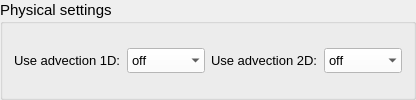
           <widget class="QgsCollapsibleGroupBox" name="group_physical">
            <property name="font">
             <font>
              <pointsize>11</pointsize>
             </font>
            </property>
            <property name="title">
             <string>Physical settings</string>
            </property>
            <layout class="QGridLayout" name="gridLayout_2">
             <item row="0" column="0">
              <widget class="QLabel" name="label_10">
               <property name="font">
                <font>
                 <pointsize>10</pointsize>
                </font>
               </property>
               <property name="text">
                <string>Use advection 1D:</string>
               </property>
              </widget>
             </item>
             <item row="0" column="1">
              <widget class="QComboBox" name="use_advection_1d">
               <property name="minimumSize">
                <size>
                 <width>0</width>
                 <height>25</height>
                </size>
               </property>
               <property name="font">
                <font>
                 <pointsize>10</pointsize>
                </font>
               </property>
               <property name="styleSheet">
                <string notr="true">QComboBox {background-color:white; selection-background-color: lightgray;}</string>
               </property>
               <property name="frame">
                <bool>false</bool>
               </property>
               <item>
                <property name="text">
                 <string>off</string>
                </property>
               </item>
               <item>
                <property name="text">
                 <string>standard</string>
                </property>
               </item>
              </widget>
             </item>
             <item row="0" column="2">
              <widget class="QLabel" name="label_11">
               <property name="font">
                <font>
                 <pointsize>10</pointsize>
                </font>
               </property>
               <property name="text">
                <string>Use advection 2D:</string>
               </property>
              </widget>
             </item>
             <item row="0" column="3">
              <widget class="QComboBox" name="use_advection_2d">
               <property name="minimumSize">
                <size>
                 <width>0</width>
                 <height>25</height>
                </size>
               </property>
               <property name="font">
                <font>
                 <pointsize>10</pointsize>
                </font>
               </property>
               <property name="styleSheet">
                <string notr="true">QComboBox {background-color:white; selection-background-color: lightgray;}</string>
               </property>
               <property name="frame">
                <bool>false</bool>
               </property>
               <item>
                <property name="text">
                 <string>off</string>
                </property>
               </item>
               <item>
                <property name="text">
                 <string>standard</string>
                </property>
               </item>
              </widget>
             </item>
            </layout>
           </widget>
